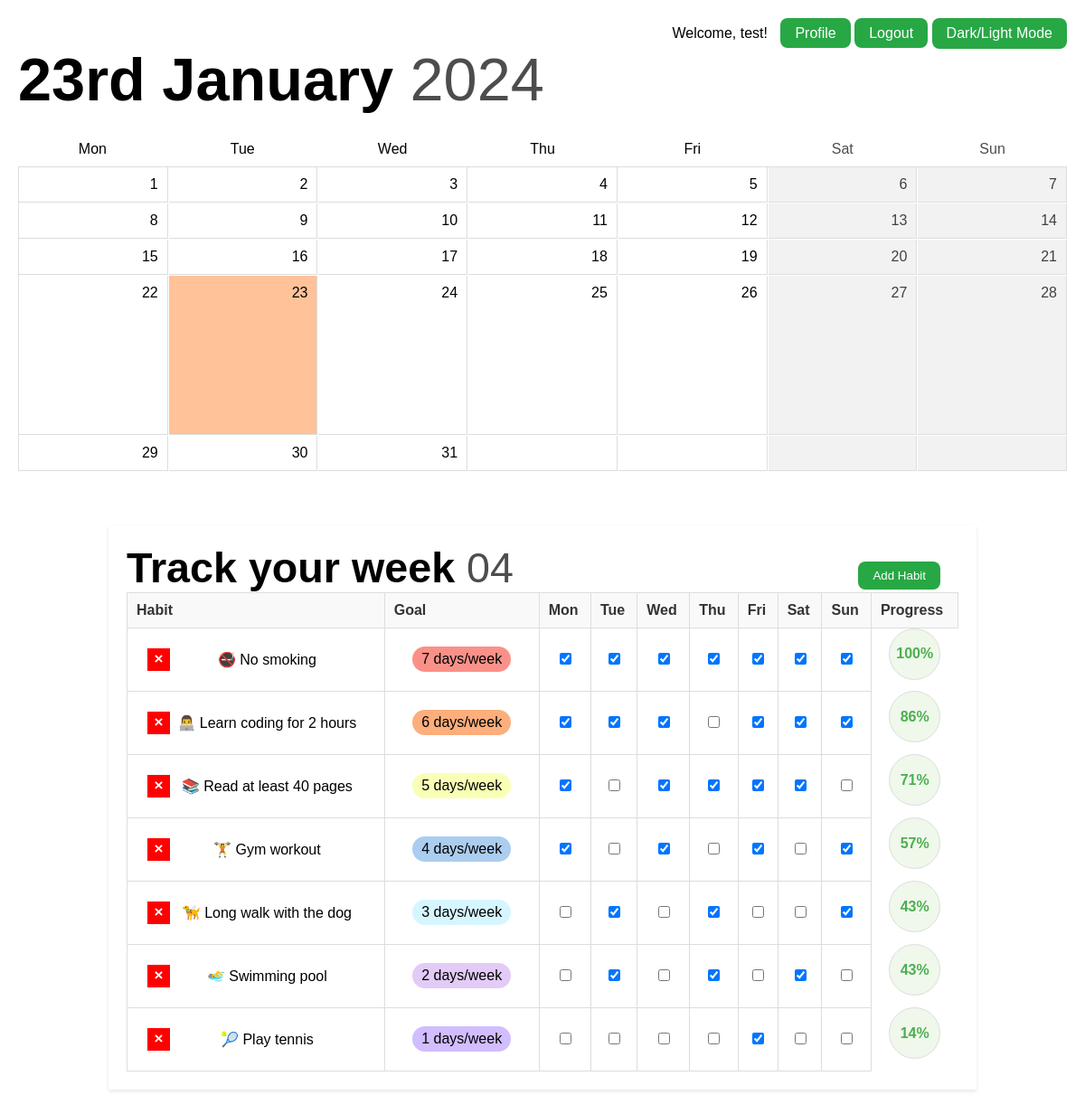
Screenshot of / (signed in) with the database file from the repository.
### app.py (models this page shows)
class User(db.Model):
    id = db.Column(db.Integer, primary_key=True)
    username = db.Column(db.String(80), unique=True, nullable=False)
    password = db.Column(db.String(120), nullable=False)
    profile_pic = db.Column(db.String(120), nullable=True)

class Habit(db.Model):
    id = db.Column(db.Integer, primary_key=True)
    habit_name = db.Column(db.String(100), nullable=False)
    goal_days = db.Column(db.Integer, nullable=False)
    user_id = db.Column(db.Integer, db.ForeignKey('user.id'), nullable=False)
    user = db.relationship('User', backref=db.backref('habits', lazy=True))

### app.py (the view)
@app.route('/')
def home():
    if 'user_id' not in session:
        return redirect(url_for('login'))
    user_id = session['user_id']
    user = User.query.get(user_id)
    if user:
        calendar_data = generate_calendar_data()
        now = datetime.datetime.now()
        week_of_year = now.strftime("%V")
        week_of_year = week_of_year.zfill(2)
    if user:
        calendar_data = generate_calendar_data()
        now = datetime.datetime.now()
        week_of_year = now.strftime("%V")
        habits = Habit.query.filter_by(user_id=user.id).all()
        habit_logs = HabitLog.query.filter(
            HabitLog.habit_id.in_([habit.id for habit in habits]),
            db.extract('month', HabitLog.log_date) == datetime.datetime.now().month
        ).all()
        habit_tracking_data = {}
        for habit in habits:
            habit_logs_for_habit = [log for log in habit_logs if log.habit_id == habit.id]
            habit_tracking_data[habit.id] = {
                'habit_name': habit.habit_name,
                'goal_days': habit.goal_days,
                'logs': {log.log_date.day: log.progress for log in habit_logs_for_habit}
            }
        now = datetime.datetime.now()
        formatted_date = f"{ordinal(now.day)} {now.strftime('%B')}"
        current_year = f"{now.strftime('%Y')}"
        checkbox_states = get_checkbox_states(user.id)
        tasks = Task.query.filter_by(user_id=user.id).all()
        today = datetime.datetime.today().date()
        tasks_today = Task.query.filter_by(user_id=user.id, day=today).all()
        tasks_remaining = Task.query.filter(Task.user_id == user.id, Task.day > today).all()
        return render_template('index.html', user=user, calendar_data=calendar_data,
                               formatted_date=formatted_date, current_year=current_year, username=user.username,
                               habits=habits, habit_tracking_data=habit_tracking_data, checkbox_states=checkbox_states,
                               tasks=tasks, tasks_today=tasks_today, tasks_remaining=tasks_remaining, week_of_year=week_of_year)
    else:
        return redirect(url_for('login'))

### app.py (called while the page is built)
def generate_calendar_data(year=None, month=None):
    now = datetime.datetime.now()
    current_year = year or now.year
    current_month = month or now.month
    _, days_in_month = calendar.monthrange(current_year, current_month)
    first_day_of_month = datetime.date(current_year, current_month, 1)
    first_day_of_week = first_day_of_month.weekday()
    leading_empty_cells = first_day_of_week
    calendar_grid = [None] * leading_empty_cells + list(range(1, days_in_month + 1))
    trailing_empty_cells = (7 - (len(calendar_grid) % 7)) % 7
    calendar_grid += [None] * trailing_empty_cells
    calendar_grid_2d = [calendar_grid[i:i+7] for i in range(0, len(calendar_grid), 7)]
    calendar_data = {
        'current_date': now.strftime("%B %Y"),
        'days_in_month': calendar_grid_2d,
        'current_day': now.day,
    }
    return calendar_data

def ordinal(number):
    if 10 <= number % 100 <= 20:
        suffix = 'th'
    else:
        suffix = {1: 'st', 2: 'nd', 3: 'rd'}.get(number % 10, 'th')
    return f"{number}{suffix}"

def get_checkbox_states(user_id):
    checkbox_states = {}
    habit_logs = HabitLog.query.join(Habit).filter(Habit.user_id == user_id).all()
    for log in habit_logs:
        checkbox_states[(log.habit_id, log.day_index)] = log.checked
    return checkbox_states

### templates/index.html (shortened to what this page needs)
<!DOCTYPE html>
<html lang="en">
<head>
        <link rel="stylesheet" href="../static/style.css">
</head>
<body>
    <div id="top-bar">
        <div id="date">
            <span class="formatted-date">{{ formatted_date }}</span>
            <span class="current-year">{{ current_year }}</span>
        </div>
        <div id="account">
            {% if username %}
            <span class="username">Welcome, {{ username }}!</span>
            <a href="/profile" class="profile-button">Profile</a>
            <a href="{{ url_for('logout') }}" class="logout-button">Logout</a>
            {% endif %}
            <button class="toggle-dark-mode" onclick="toggleDarkMode()">Dark/Light Mode</button>
        </div>
    </div>
    <div id="calendar">
        <div id="weekdays">
            <div class="name">Mon</div>
            <div class="name">Tue</div>
            <div class="name">Wed</div>
            <div class="name">Thu</div>
            <div class="name">Fri</div>
            <div class="weekend">Sat</div>
            <div class="weekend">Sun</div>
        </div>
        <div id="month-view">
            {% for week in calendar_data.days_in_month %}
            {% for day in week %}
            {% if day %}
            {% if day == calendar_data.current_day %}
            <div class="day current-day">{{ day }}</div>
            {% else %}
            <div class="day">{{ day }}</div>
            {% endif %}
            {% else %}
            <div class="day"></div>
            {% endif %}
            {% endfor %}
            {% endfor %}
        </div>
    </div>
    <div class="tracker-container">
        <header>
            <div id="weektitle">
                <span class="formatted-date">Track your week</span>
                <span class="current-year">{{ week_of_year }}</span>
            </div>
            <button class="addHabitButton">Add Habit</button>
        </header>
        <table class="habit-tracker">
            <thead>
              <tr>
                <th>Habit</th>
                <th>Goal</th>
                {% for day in ['Mon', 'Tue', 'Wed', 'Thu', 'Fri', 'Sat', 'Sun'] %}
                  <th>{{ day }}</th>
                {% endfor %}
                <th class="progressColumn">Progress</th>
              </tr>
            </thead>
            <tbody>
              {% for habit in habits %}
                <tr>
                    <td>
                        <table class="nested-table">
                            <tr>
                                <td class="nested-td">
                                    <form action="{{ url_for('delete_habit', habit_id=habit.id) }}" method="POST">
                                        <input type="submit" value="&#215" class="delete-button">
                                    </form>
                                    <div class="habit">
                                        {{ habit.habit_name }}
                                    </div>
                                </td>
                            </tr>
                        </table>
                    </td>
                    <td class="goalColumn"><span class="goal-days">{{ habit.goal_days }} days/week</span></td>
                    {% for day in ['Mon', 'Tue', 'Wed', 'Thu', 'Fri', 'Sat', 'Sun'] %}
                        <td class="checkboxColumn">
                           <input
                               type="checkbox"
                               data-habit-id="{{ habit.id }}"
                               data-day-index="{{ loop.index }}"
                               {% if (habit.id, loop.index) in checkbox_states and checkbox_states[(habit.id, loop.index)] %}checked{% endif %}
                           >
                        </td>
                    {% endfor %}
                    <td class="progress habit-{{ habit.id }}-progress">0%</td>
                </tr>
            </tbody>
          {% endfor %}
        </table>
    </div>
</body>
</html>

### static/style.css (style rules this page uses)
#date { font-family: 'SFR', sans-serif; font-size: 50pt; margin-top: 50px; }
.formatted-date { font-weight: 700; }
.current-year { font-weight: 100; color: #4d4d4d }
body { margin: 0; font-family: 'SFP', sans-serif; }
#top-bar { color: black; text-align: left; margin: 20px 20px 0px 20px; }
#account { position: absolute; top: 20px; right: 20px; }
.username { margin-right: 10px; }
#calendar { width: 100%; display: flex; flex-direction: column; text-align: right; margin-top: 10px; }
.weekend { font-weight: 100; color: #4d4d4d; }
#weekdays { display: grid; grid-template-columns: repeat(7, 1fr); gap: 1px; margin: 20px 20px -10px 20px; text-align: center; }
#month-view { display: grid; grid-template-columns: repeat(7, 1fr); gap: 1px; margin: 20px; border-left: 1px solid #ddd; border-top: 1px solid #ddd; }
.day, .current-day { width: 100%; padding: 10px; cursor: pointer; box-sizing: border-box; position: relative; border-right: 1px solid #ddd; border-bottom: 1px solid #ddd; }
.current-day { background-color: #ffc299; height: 0; padding-bottom: 100%; position: relative; font-weight: 500; }
#month-view .day:nth-child(6), #month-view .day:nth-child(7), #month-view .day:nth-child(13), #month-view .day:nth-child(14), #month-view .day:nth-child(20), #month-view .day:nth-child(21), #month-view .day:nth-child(27), #month-view .day:nth-child(28), #month-view .day:nth-child(34), #month-view .day:nth-child(35) { background-color: #f2f2f2; color: #404040; }
.tracker-container { width: 80%; margin: 40px auto; background-color: #fff; box-shadow: 0 2px 4px rgba(0, 0, 0, 0.1); padding: 20px; box-sizing: border-box; }
header { position: relative; }
.habit-tracker { width: 100%; border-collapse: collapse; }
.habit-tracker thead th { background-color: #f9f9f9; color: #333; padding: 10px; text-align: left; }
.habit-tracker th, .habit-tracker td { border: 1px solid #ddd; padding: 10px; text-align: center; }
input[type="checkbox"] { cursor: pointer; }
.habit-tracker td { text-align: center; }
.progress { width: 35px; height: 35px; border-radius: 50%; background-color: #eff8eb; display: flex; align-items: center; justify-content: center; font-weight: bold; color: #4CAF50; margin: auto; }
.addHabitButton { position: absolute; top: 20px; right: 20px; align: right; text-decoration: none; background-color: #28a745; color: #fff; border: none; padding: 8px 16px; border-radius: 8px; cursor: pointer; }
.delete-button { background-color: #ff0000; color: #ffffff; font-weight: bold; border: none; width: 25px; height: 25px; font-size: 17px; }
.nested-table { border: none !important; width: 100%; }
.nested-td { border: none !important; text-align: center !important; display: flex; justify-content: space-between; }
.habit { display: flex; align-items: center; justify-content: center; flex-grow: 1; text-align: center; }
.goal-days { display: inline-block; padding: 5px 10px; border-radius: 15px; background-color: #abcdef; }
.goalColumn { width: 150px; }
#weektitle { font-family: 'SFR', sans-serif; font-size: 35pt; }
.logout-button, .profile-button, .toggle-dark-mode, #back-button { background-color: #28a745; color: white; padding: 8px 16px; border: none; border-radius: 8px; cursor: pointer; transition: background-color 0.3s, box-shadow 0.2s; outline: none; font-size: 1rem; text-decoration: none; }

### rows the page displays
User: username "test"
Habit: habit_name "🚭 No smoking", goal_days "7", id "☑" "☑" "☑" "☑" "☑" "☑" "☑"
Habit: habit_name "👨‍💻 Learn coding for 2 hours", goal_days "6", id "☑" "☑" "☑" "☑" "☑" "☑"
Habit: habit_name "📚 Read at least 40 pages", goal_days "5", id "☑" "☑" "☑" "☑" "☑"
Habit: habit_name "🏋️ Gym workout", goal_days "4", id "☑" "☑" "☑" "☑"
Habit: habit_name "🦮 Long walk with the dog", goal_days "3", id "☑" "☑" "☑"
Habit: habit_name "🏊‍♂️ Swimming pool", goal_days "2", id "☑" "☑" "☑"
Habit: habit_name "🎾 Play tennis", goal_days "1", id "☑"

### other values shown
{{ current_year }} "2024"
{{ day }} "1" "2" "3" "4" "5" "6" "7" "8" "9" "10" "11" "12" "13" "14" "15" "16" "17" "18" "19" "20" "21" "22" "24" "25" "26" "27" "28" "29" "30" "31"
{{ day }} "23"
{{ week_of_year }} "04"
{{ day }} "Mon" "Tue" "Wed" "Thu" "Fri" "Sat" "Sun"
